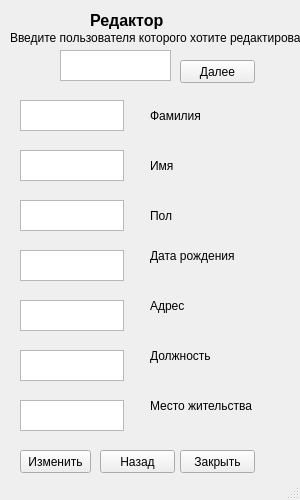
<?xml version="1.0" encoding="UTF-8"?>
<ui version="4.0">
 <class>MainWindow</class>
 <widget class="QMainWindow" name="MainWindow">
  <property name="geometry">
   <rect>
    <x>0</x>
    <y>0</y>
    <width>300</width>
    <height>500</height>
   </rect>
  </property>
  <property name="windowTitle">
   <string>MainWindow</string>
  </property>
  <widget class="QWidget" name="centralwidget">
   <widget class="QPlainTextEdit" name="plainTextEdit">
    <property name="geometry">
     <rect>
      <x>60</x>
      <y>50</y>
      <width>111</width>
      <height>31</height>
     </rect>
    </property>
   </widget>
   <widget class="QPushButton" name="pushButton">
    <property name="geometry">
     <rect>
      <x>180</x>
      <y>60</y>
      <width>75</width>
      <height>23</height>
     </rect>
    </property>
    <property name="text">
     <string>Далее</string>
    </property>
   </widget>
   <widget class="QLabel" name="label_6">
    <property name="geometry">
     <rect>
      <x>150</x>
      <y>290</y>
      <width>121</width>
      <height>31</height>
     </rect>
    </property>
    <property name="text">
     <string>Адрес</string>
    </property>
   </widget>
   <widget class="QPlainTextEdit" name="plainTextEdit_5">
    <property name="geometry">
     <rect>
      <x>20</x>
      <y>300</y>
      <width>104</width>
      <height>31</height>
     </rect>
    </property>
   </widget>
   <widget class="QLabel" name="label_2">
    <property name="geometry">
     <rect>
      <x>150</x>
      <y>100</y>
      <width>121</width>
      <height>31</height>
     </rect>
    </property>
    <property name="text">
     <string>Фамилия</string>
    </property>
   </widget>
   <widget class="QLabel" name="label_5">
    <property name="geometry">
     <rect>
      <x>150</x>
      <y>240</y>
      <width>121</width>
      <height>31</height>
     </rect>
    </property>
    <property name="text">
     <string>Дата рождения</string>
    </property>
   </widget>
   <widget class="QPlainTextEdit" name="plainTextEdit_2">
    <property name="geometry">
     <rect>
      <x>20</x>
      <y>150</y>
      <width>104</width>
      <height>31</height>
     </rect>
    </property>
   </widget>
   <widget class="QPlainTextEdit" name="plainTextEdit_4">
    <property name="geometry">
     <rect>
      <x>20</x>
      <y>250</y>
      <width>104</width>
      <height>31</height>
     </rect>
    </property>
   </widget>
   <widget class="QLabel" name="label_3">
    <property name="geometry">
     <rect>
      <x>150</x>
      <y>150</y>
      <width>121</width>
      <height>31</height>
     </rect>
    </property>
    <property name="text">
     <string>Имя</string>
    </property>
   </widget>
   <widget class="QLabel" name="label_4">
    <property name="geometry">
     <rect>
      <x>150</x>
      <y>200</y>
      <width>121</width>
      <height>31</height>
     </rect>
    </property>
    <property name="text">
     <string>Пол</string>
    </property>
   </widget>
   <widget class="QPlainTextEdit" name="plainTextEdit_3">
    <property name="geometry">
     <rect>
      <x>20</x>
      <y>100</y>
      <width>104</width>
      <height>31</height>
     </rect>
    </property>
   </widget>
   <widget class="QPlainTextEdit" name="plainTextEdit_6">
    <property name="geometry">
     <rect>
      <x>20</x>
      <y>200</y>
      <width>104</width>
      <height>31</height>
     </rect>
    </property>
   </widget>
   <widget class="QPlainTextEdit" name="plainTextEdit_7">
    <property name="geometry">
     <rect>
      <x>20</x>
      <y>350</y>
      <width>104</width>
      <height>31</height>
     </rect>
    </property>
   </widget>
   <widget class="QLabel" name="label_7">
    <property name="geometry">
     <rect>
      <x>150</x>
      <y>340</y>
      <width>121</width>
      <height>31</height>
     </rect>
    </property>
    <property name="text">
     <string>Должность</string>
    </property>
   </widget>
   <widget class="QPlainTextEdit" name="plainTextEdit_8">
    <property name="geometry">
     <rect>
      <x>20</x>
      <y>400</y>
      <width>104</width>
      <height>31</height>
     </rect>
    </property>
   </widget>
   <widget class="QLabel" name="label_8">
    <property name="geometry">
     <rect>
      <x>150</x>
      <y>390</y>
      <width>121</width>
      <height>31</height>
     </rect>
    </property>
    <property name="text">
     <string>Место жительства</string>
    </property>
   </widget>
   <widget class="QPushButton" name="pushButton_2">
    <property name="geometry">
     <rect>
      <x>20</x>
      <y>450</y>
      <width>71</width>
      <height>23</height>
     </rect>
    </property>
    <property name="text">
     <string>Изменить</string>
    </property>
   </widget>
   <widget class="QLabel" name="label">
    <property name="geometry">
     <rect>
      <x>90</x>
      <y>10</y>
      <width>121</width>
      <height>20</height>
     </rect>
    </property>
    <property name="font">
     <font>
      <pointsize>12</pointsize>
      <weight>75</weight>
      <bold>true</bold>
     </font>
    </property>
    <property name="text">
     <string>Редактор</string>
    </property>
   </widget>
   <widget class="QLabel" name="label_9">
    <property name="geometry">
     <rect>
      <x>10</x>
      <y>30</y>
      <width>291</width>
      <height>16</height>
     </rect>
    </property>
    <property name="text">
     <string>Введите пользователя которого хотите редактировать!</string>
    </property>
   </widget>
   <widget class="QPushButton" name="pushButton_3">
    <property name="geometry">
     <rect>
      <x>180</x>
      <y>450</y>
      <width>75</width>
      <height>23</height>
     </rect>
    </property>
    <property name="text">
     <string>Закрыть</string>
    </property>
   </widget>
   <widget class="QPushButton" name="pushButton_4">
    <property name="geometry">
     <rect>
      <x>100</x>
      <y>450</y>
      <width>75</width>
      <height>23</height>
     </rect>
    </property>
    <property name="text">
     <string>Назад</string>
    </property>
   </widget>
  </widget>
  <widget class="QStatusBar" name="statusbar"/>
 </widget>
 <resources/>
 <connections/>
</ui>
